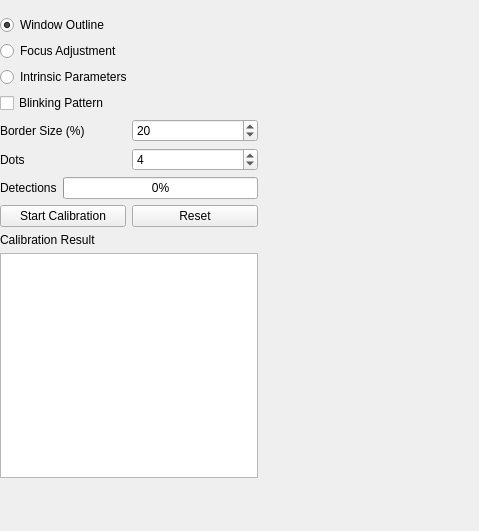
<?xml version="1.0" encoding="UTF-8"?>
<ui version="4.0">
 <class>QuadWidget</class>
 <widget class="QWidget" name="QuadWidget">
  <property name="geometry">
   <rect>
    <x>0</x>
    <y>0</y>
    <width>479</width>
    <height>531</height>
   </rect>
  </property>
  <property name="windowTitle">
   <string>DVS Calibration</string>
  </property>
  <widget class="QWidget" name="layoutWidget">
   <property name="geometry">
    <rect>
     <x>0</x>
     <y>15</y>
     <width>258</width>
     <height>463</height>
    </rect>
   </property>
   <layout class="QGridLayout" name="gridLayout">
    <item row="0" column="0" colspan="2">
     <widget class="QRadioButton" name="windowOutlineButton">
      <property name="text">
       <string>Window Outline</string>
      </property>
      <property name="checked">
       <bool>true</bool>
      </property>
     </widget>
    </item>
    <item row="1" column="0" colspan="2">
     <widget class="QRadioButton" name="focusAdjustmentButton">
      <property name="text">
       <string>Focus Adjustment</string>
      </property>
      <property name="checked">
       <bool>false</bool>
      </property>
     </widget>
    </item>
    <item row="2" column="0" colspan="2">
     <widget class="QRadioButton" name="intrinsicCalibrationButton">
      <property name="text">
       <string>Intrinsic Parameters</string>
      </property>
      <property name="checked">
       <bool>false</bool>
      </property>
     </widget>
    </item>
    <item row="3" column="0" colspan="2">
     <widget class="QCheckBox" name="checkboxBlinking">
      <property name="layoutDirection">
       <enum>Qt::LeftToRight</enum>
      </property>
      <property name="text">
       <string>Blinking Pattern</string>
      </property>
     </widget>
    </item>
    <item row="4" column="0">
     <widget class="QLabel" name="label_2">
      <property name="text">
       <string>Border Size (%)</string>
      </property>
     </widget>
    </item>
    <item row="4" column="1">
     <widget class="QSpinBox" name="borderSizeSpinBox">
      <property name="maximum">
       <number>100</number>
      </property>
      <property name="singleStep">
       <number>1</number>
      </property>
      <property name="value">
       <number>20</number>
      </property>
     </widget>
    </item>
    <item row="5" column="0">
     <widget class="QLabel" name="label">
      <property name="text">
       <string>Dots</string>
      </property>
     </widget>
    </item>
    <item row="5" column="1">
     <widget class="QSpinBox" name="dotsSpinBox">
      <property name="minimum">
       <number>2</number>
      </property>
      <property name="maximum">
       <number>10</number>
      </property>
      <property name="value">
       <number>4</number>
      </property>
     </widget>
    </item>
    <item row="6" column="0" colspan="2">
     <layout class="QHBoxLayout" name="horizontalLayout_3">
      <item>
       <widget class="QLabel" name="label_3">
        <property name="text">
         <string>Detections</string>
        </property>
       </widget>
      </item>
      <item>
       <widget class="QProgressBar" name="detectionsProgressBar">
        <property name="value">
         <number>0</number>
        </property>
       </widget>
      </item>
     </layout>
    </item>
    <item row="7" column="0" colspan="2">
     <layout class="QHBoxLayout" name="horizontalLayout_2">
      <item>
       <widget class="QPushButton" name="button_start">
        <property name="text">
         <string>Start Calibration</string>
        </property>
       </widget>
      </item>
      <item>
       <widget class="QPushButton" name="button_reset">
        <property name="text">
         <string>Reset</string>
        </property>
       </widget>
      </item>
     </layout>
    </item>
    <item row="8" column="0" colspan="2">
     <widget class="QLabel" name="label_4">
      <property name="text">
       <string>Calibration Result</string>
      </property>
     </widget>
    </item>
    <item row="9" column="0" colspan="2">
     <widget class="QPlainTextEdit" name="calibrationResultText"/>
    </item>
   </layout>
  </widget>
 </widget>
 <resources/>
 <connections/>
</ui>
